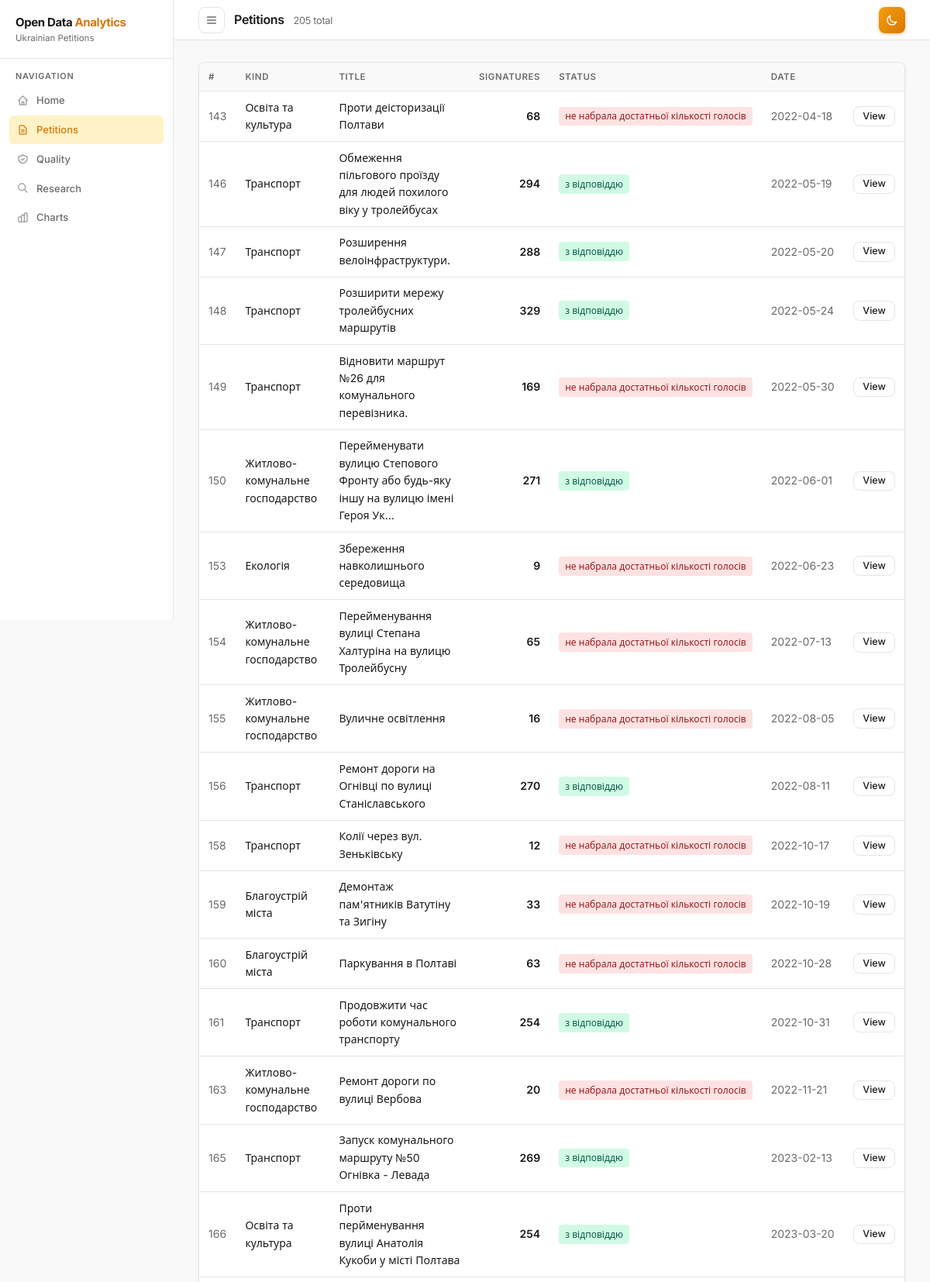
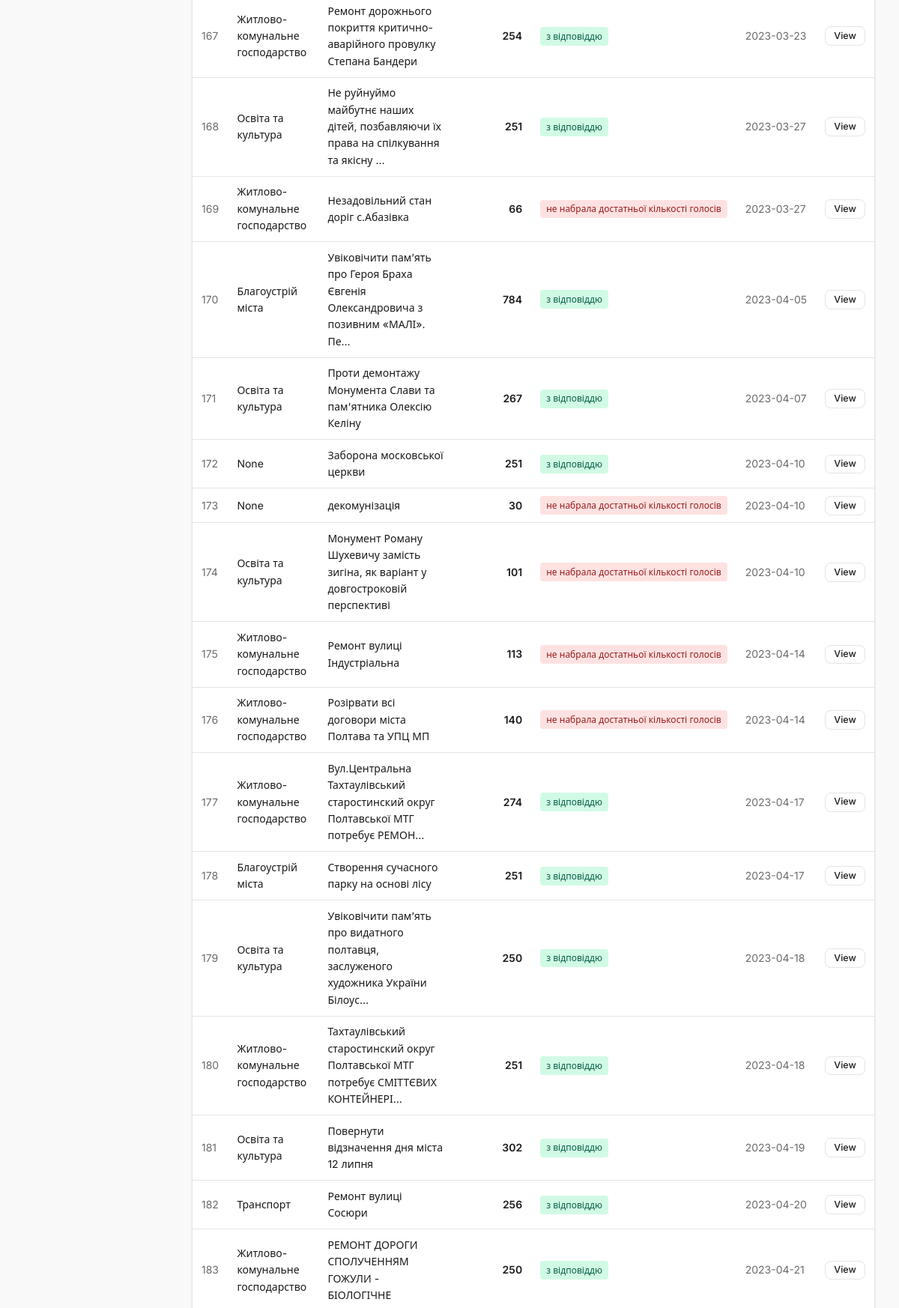
/ui/petitions?page=3&limit=50 (upper part), run on the app's committed database (2 pictures, top to bottom).
### tables this page shows
CREATE TABLE "petitions" (
"uid" INTEGER,
  "kind" TEXT,
  "title" TEXT,
  "url" TEXT,
  "text" TEXT,
  "authorityName" TEXT,
  "authorityId" INTEGER,
  "authorityCattutc" TEXT,
  "DateStartPetition" TEXT,
  "count" INTEGER,
  "creator" TEXT,
  "status" TEXT,
  "answerDate" TEXT,
  "answerUrl" TEXT,
  "answerText" TEXT
);

### src/web/app.py (the view)
@app.get("/ui/petitions", response_class=HTMLResponse)
async def ui_petitions(request: Request,
                       page: int = Query(1, ge=1),
                       limit: int = Query(50, ge=1, le=200)):
    offset = (page - 1) * limit
    try:
        rows = petitions_list(limit=limit, offset=offset)
        total = petitions_count()
    except Exception:
        rows, total = [], 0
    return templates.TemplateResponse(
        name="petitions.html",
        request=request,
        context={
            "request": request,
            "rows": rows,
            "total": total,
            "page": page,
            "limit": limit,
            "active_page": "petitions",
        },
    )

### src/web/templates/petitions.html (shortened to what this page needs)
{% extends "base.html" %}
{% block page_title %}Petitions <span style="font-size:.8rem;font-weight:400;color:var(--text-secondary);margin-left:.5rem">{{ total }} total</span>{% endblock %}
{% block content %}
<div class="card" style="padding:0;overflow:hidden">
  <div class="overflow-table">
    <table>
      <thead>
        <tr>
          <th>#</th>
          <th>Kind</th>
          <th>Title</th>
          <th style="text-align:right">Signatures</th>
          <th>Status</th>
          <th>Date</th>
          <th></th>
        </tr>
      </thead>
      <tbody>
        {% for r in rows %}
        <tr>
          <td style="color:var(--text-secondary)">{{ r.uid }}</td>
          <td>{{ r.kind }}</td>
          <td>{{ r.title[:80] }}{% if r.title|length > 80 %}&hellip;{% endif %}</td>
          <td style="text-align:right;font-weight:600">{{ r.count }}</td>
          <td>
            {% if r.status == 'з відповіддю' %}
              <span class="badge badge-ok">{{ r.status }}</span>
            {% else %}
              <span class="badge badge-no">{{ r.status }}</span>
            {% endif %}
          </td>
          <td style="white-space:nowrap;color:var(--text-secondary)">{{ r.DateStartPetition }}</td>
          <td><a href="/ui/petition/{{ r.uid }}" class="btn btn-ghost btn-sm">View</a></td>
        </tr>
        {% endfor %}
      </tbody>
    </table>
  </div>
  {% set pages = (total / limit) | round(0, 'ceil') | int %}
</div>
{% endblock %}

### src/web/templates/base.html (style rules this page uses)
:root { --bg: #f9f9f9; --surface: #ffffff; --border: #e5e5e5; --text-primary: #1a1a1a; --text-secondary: #6b6b6b; --accent: #d97706; --accent-hover: #b45309; --accent-light: #fef3c7; --accent-light2: #fffbeb; --radius: 8px; --shadow: 0 1px 3px rgba(0,0,0,0.08); --sidebar-w: 224px; --topbar-h: 52px; --overlay-bg: rgba(0,0,0,0.4); }
*, *::before, *::after { box-sizing: border-box; margin: 0; padding: 0; }
html { height: 100%; }
body { font-family: 'Inter', system-ui, -apple-system, sans-serif; background: var(--bg); color: var(--text-primary); line-height: 1.6; font-size: 14px; height: 100%; transition: background 0.2s, color 0.2s; }
.card { background: var(--surface); border: 1px solid var(--border); border-radius: var(--radius); box-shadow: var(--shadow); padding: 1.25rem 1.5rem; margin-bottom: 1.25rem; transition: background 0.2s, border-color 0.2s; }
table { width: 100%; border-collapse: collapse; }
th { text-align: left; font-size: 0.72rem; font-weight: 600; color: var(--text-secondary); text-transform: uppercase; letter-spacing: 0.05em; padding: 0.55rem 0.75rem; border-bottom: 1px solid var(--border); background: var(--bg); white-space: nowrap; }
td { padding: 0.6rem 0.75rem; border-bottom: 1px solid var(--border); font-size: 0.875rem; }
.overflow-table { overflow-x: auto; -webkit-overflow-scrolling: touch; }
.badge { display: inline-flex; align-items: center; padding: 0.18rem 0.5rem; border-radius: 4px; font-size: 0.75rem; font-weight: 500; white-space: nowrap; }
.badge-ok { background: #d1fae5; color: #065f46; }
.badge-no { background: #fee2e2; color: #991b1b; }
.btn { display: inline-flex; align-items: center; gap: 0.4rem; padding: 0.475rem 0.9rem; border: none; border-radius: var(--radius); font-family: inherit; font-size: 0.8125rem; font-weight: 500; cursor: pointer; text-decoration: none; transition: opacity 0.12s, transform 0.1s; line-height: 1; white-space: nowrap; }
.btn-ghost { background: transparent; border: 1px solid var(--border); color: var(--text-primary); }
.btn-sm { padding: 0.35rem 0.7rem; font-size: 0.78rem; }

### data on the page
petitions: uid "143", kind "Освіта та культура", title "Проти деісторизації Полтави", count "68", status "не набрала достатньої кількості голосів", DateStartPetition "2022-04-18"
petitions: uid "146", kind "Транспорт", title "Обмеження пільгового проїзду для людей похилого віку у тролейбусах", count "294", status "з відповіддю", DateStartPetition "2022-05-19"
petitions: uid "147", kind "Транспорт", title "Розширення велоінфраструктури.", count "288", status "з відповіддю", DateStartPetition "2022-05-20"
petitions: uid "148", kind "Транспорт", title "Розширити мережу тролейбусних маршрутів", count "329", status "з відповіддю", DateStartPetition "2022-05-24"
petitions: uid "149", kind "Транспорт", title "Відновити маршрут №26 для комунального перевізника.", count "169", status "не набрала достатньої кількості голосів", DateStartPetition "2022-05-30"
petitions: uid "150", kind "Житлово-комунальне господарство", title "Перейменувати вулицю Степового Фронту або будь-яку іншу на вулицю імені Героя Ук", count "271", status "з відповіддю", DateStartPetition "2022-06-01"
petitions: uid "153", kind "Екологія", title "Збереження навколишнього середовища", count "9", status "не набрала достатньої кількості голосів", DateStartPetition "2022-06-23"
petitions: uid "154", kind "Житлово-комунальне господарство", title "Перейменування вулиці Степана Халтуріна на вулицю Тролейбусну", count "65", status "не набрала достатньої кількості голосів", DateStartPetition "2022-07-13"
petitions: uid "155", kind "Житлово-комунальне господарство", title "Вуличне освітлення", count "16", status "не набрала достатньої кількості голосів", DateStartPetition "2022-08-05"
petitions: uid "156", kind "Транспорт", title "Ремонт дороги на Огнівці по вулиці Станіславського", count "270", status "з відповіддю", DateStartPetition "2022-08-11"
petitions: uid "158", kind "Транспорт", title "Колії через вул. Зеньківську", count "12", status "не набрала достатньої кількості голосів", DateStartPetition "2022-10-17"
petitions: uid "159", kind "Благоустрій міста", title "Демонтаж пам'ятників Ватутіну та Зигіну", count "33", status "не набрала достатньої кількості голосів", DateStartPetition "2022-10-19"
petitions: uid "160", kind "Благоустрій міста", title "Паркування в Полтаві", count "63", status "не набрала достатньої кількості голосів", DateStartPetition "2022-10-28"
petitions: uid "161", kind "Транспорт", title "Продовжити час роботи комунального транспорту", count "254", status "з відповіддю", DateStartPetition "2022-10-31"
petitions: uid "163", kind "Житлово-комунальне господарство", title "Ремонт дороги по вулиці Вербова", count "20", status "не набрала достатньої кількості голосів", DateStartPetition "2022-11-21"
petitions: uid "165", kind "Транспорт", title "Запуск комунального маршруту №50 Огнівка - Левада", count "269", status "з відповіддю", DateStartPetition "2023-02-13"
petitions: uid "166", kind "Освіта та культура", title "Проти перйменування вулиці Анатолія Кукоби у місті Полтава", count "254", status "з відповіддю", DateStartPetition "2023-03-20"
petitions: uid "167", kind "Житлово-комунальне господарство", title "Ремонт дорожнього покриття критично-аварійного провулку Степана Бандери", count "254", status "з відповіддю", DateStartPetition "2023-03-23"
petitions: uid "168", kind "Освіта та культура", title "Не руйнуймо майбутнє наших дітей, позбавляючи їх права на спілкування та якісну", count "251", status "з відповіддю", DateStartPetition "2023-03-27"
petitions: uid "169", kind "Житлово-комунальне господарство", title "Незадовільний стан доріг с.Абазівка", count "66", status "не набрала достатньої кількості голосів", DateStartPetition "2023-03-27"
petitions: uid "170", kind "Благоустрій міста", title "Увіковічити пам’ять про Героя Браха Євгенія Олександровича з позивним «МАЛІ». Пе", count "784", status "з відповіддю", DateStartPetition "2023-04-05"
petitions: uid "171", kind "Освіта та культура", title "Проти демонтажу Монумента Слави та пам'ятника Олексію Келіну", count "267", status "з відповіддю", DateStartPetition "2023-04-07"
petitions: uid "172", kind "None", title "Заборона московської церкви", count "251", status "з відповіддю", DateStartPetition "2023-04-10"
petitions: uid "173", kind "None", title "декомунізація", count "30", status "не набрала достатньої кількості голосів", DateStartPetition "2023-04-10"
petitions: uid "174", kind "Освіта та культура", title "Монумент Роману Шухевичу замість зигіна, як варіант у довгостроковій перспективі", count "101", status "не набрала достатньої кількості голосів", DateStartPetition "2023-04-10"
petitions: uid "175", kind "Житлово-комунальне господарство", title "Ремонт вулиці Індустріальна", count "113", status "не набрала достатньої кількості голосів", DateStartPetition "2023-04-14"
petitions: uid "176", kind "Житлово-комунальне господарство", title "Розірвати всі договори міста Полтава та УПЦ МП", count "140", status "не набрала достатньої кількості голосів", DateStartPetition "2023-04-14"
petitions: uid "177", kind "Житлово-комунальне господарство", title "Вул.Центральна Тахтаулівський старостинский округ Полтавської МТГ потребує РЕМОН", count "274", status "з відповіддю", DateStartPetition "2023-04-17"
petitions: uid "178", kind "Благоустрій міста", title "Створення сучасного парку на основі лісу", count "251", status "з відповіддю", DateStartPetition "2023-04-17"
petitions: uid "179", kind "Освіта та культура", title "Увіковічити пам’ять про видатного полтавця, заслуженого художника України Білоус", count "250", status "з відповіддю", DateStartPetition "2023-04-18"
petitions: uid "180", kind "Житлово-комунальне господарство", title "Тахтаулівський старостинский округ Полтавської МТГ потребує СМІТТЄВИХ КОНТЕЙНЕРІ", count "251", status "з відповіддю", DateStartPetition "2023-04-18"
petitions: uid "181", kind "Освіта та культура", title "Повернути відзначення дня міста 12 липня", count "302", status "з відповіддю", DateStartPetition "2023-04-19"
petitions: uid "182", kind "Транспорт", title "Ремонт вулиці Сосюри", count "256", status "з відповіддю", DateStartPetition "2023-04-20"
petitions: uid "183", kind "Житлово-комунальне господарство", title "РЕМОНТ ДОРОГИ СПОЛУЧЕННЯМ ГОЖУЛИ - БІОЛОГІЧНЕ", count "250", status "з відповіддю", DateStartPetition "2023-04-21"

### other printed values
{{ total }} "205"
